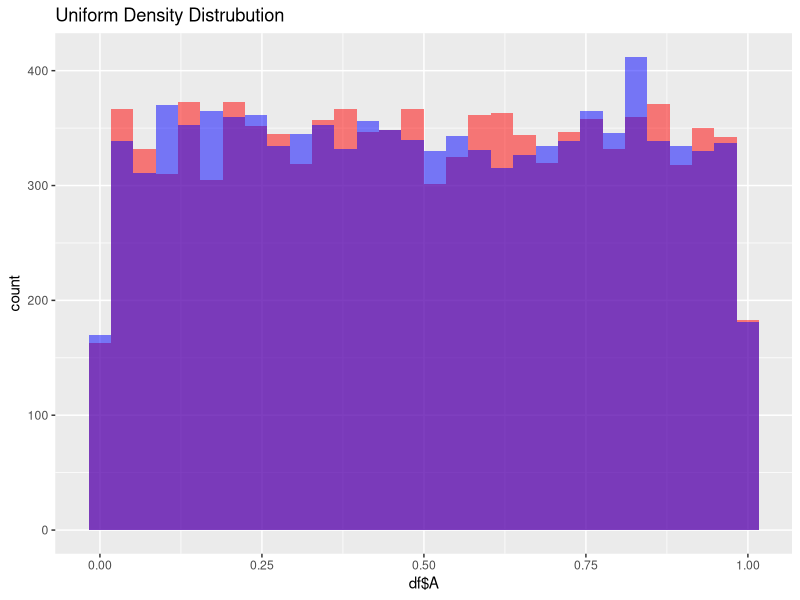

Source code (R):
## ---- chunk 1
knitr::opts_chunk$set(echo = TRUE)
## ---- chunk 2
set.seed(101)
A <- runif(10000, 0, 1)
B <- runif(10000, 0, 1)
df <- data.frame(A = A, B = B)
library(tidyverse)


ggplot(df) + 
  geom_histogram(aes(x = df$A), fill = 'red', alpha = .5)+
  geom_histogram(aes(df$B), fill = 'blue', alpha = .5) +
  ggtitle('Uniform Density Distrubution')

## ---- chunk 3
stat1 <- df %>% 
  mutate(sumAB = A + B) %>% 
  filter(sumAB < .5) %>% 
  select(sumAB) %>% 
  summarise(ans <- n()/nrow(df))
statP <- stat1$`ans <- n()/nrow(df)`

## ---- chunk 4
stat1 <- df %>% 
  mutate(sumAB = A * B) %>% 
  filter(sumAB < .5) %>% 
  select(sumAB) %>% 
  summarise(ans <- n()/nrow(df))
statP <- round(stat1$`ans <- n()/nrow(df)`,2)

## ---- chunk 5
stat1 <- df %>% 
  mutate(sumAB = abs(A - B)) %>% 
  filter(sumAB < .5) %>% 
  select(sumAB) %>% 
  summarise(ans <- n()/nrow(df))
statP <- round(stat1$`ans <- n()/nrow(df)`,2)
## ---- chunk 6
stat1 <- df %>% 
  mutate(sumAB = max(A, B)) %>% 
  filter(sumAB < .5) %>% 
  select(sumAB) %>% 
  summarise(ans <- n()/nrow(df))
statP <- round(stat1$`ans <- n()/nrow(df)`,2)
## ---- chunk 7
stat1 <- df %>% 
  mutate(sumAB = min(A, B)) #%>% 
  #filter(sumAB < .5) %>% 
  #select(sumAB) %>% 
  #summarise(ans <- n()/nrow(df))
#statP <- round(stat1$`ans <- n()/nrow(df)`,2)
